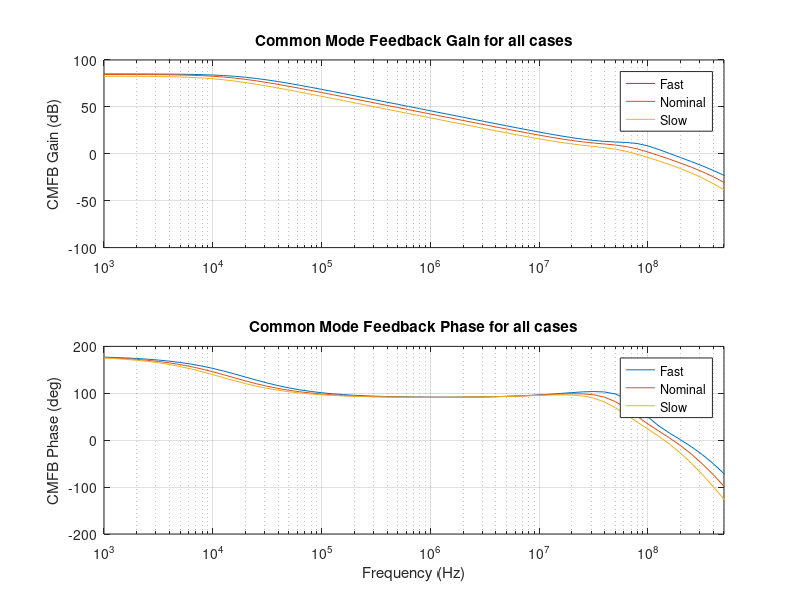

MATLAB code to generate this figure:

close all
clc
clearvars

fp1=fopen('cmfb_gain_fast.txt','r');
fp2=fopen('cmfb_gain_nominal.txt','r');
fp3=fopen('cmfb_gain_slow.txt','r');
f1=fscanf(fp1,'%f\t%f+j%f',[3,61]);
f2=fscanf(fp2,'%f\t%f+j%f',[3,61]);
f3=fscanf(fp3,'%f\t%f+j%f',[3,61])
%y=fft(x)
%plot(y)


for i = 1:61
    y12(i) = angle(f1(2,i) + f1(3,i)*j) * 180 / pi;
    y10(i) = sqrt( (f1(2,i))^2 + (f1(3,i))^2 );
    x(i) = f1(1,i);
end
y11 = 10*log(y10)

for i = 1:61
    y22(i) = angle(f2(2,i) + f2(3,i)*j) * 180 / pi;
    y20(i) = sqrt( (f2(2,i))^2 + (f2(3,i))^2 );
    x(i) = f2(1,i);
end
y21 = 10*log(y20)

for i = 1:61
    y32(i) = angle(f3(2,i) + f3(3,i)*j) * 180 / pi;
    y30(i) = sqrt( (f3(2,i))^2 + (f3(3,i))^2 );
    x(i) = f3(1,i);
end
y31 = 10*log(y30)

figure('color', 'w');
subplot(2,1,1);
semilogx(x,y11);
hold on
semilogx(x,y21);
hold on
semilogx(x,y31);
hold off
xlim([1000 500000000])
title('Common Mode Feedback Gain for all cases');
%xlabel('Frequency (Hz)') % x-axis label
ylabel('CMFB Gain (dB)') % y-axis label
legend('Fast', 'Nominal', 'Slow');
grid on;


subplot(2,1,2);
semilogx(x,y12);
hold on;
semilogx(x,y22);
hold on;
semilogx(x,y32);
xlim([1000 500000000])
title('Common Mode Feedback Phase for all cases');
xlabel('Frequency (Hz)') % x-axis label
ylabel('CMFB Phase (deg)') % y-axis label
legend('Fast', 'Nominal', 'Slow');
grid on